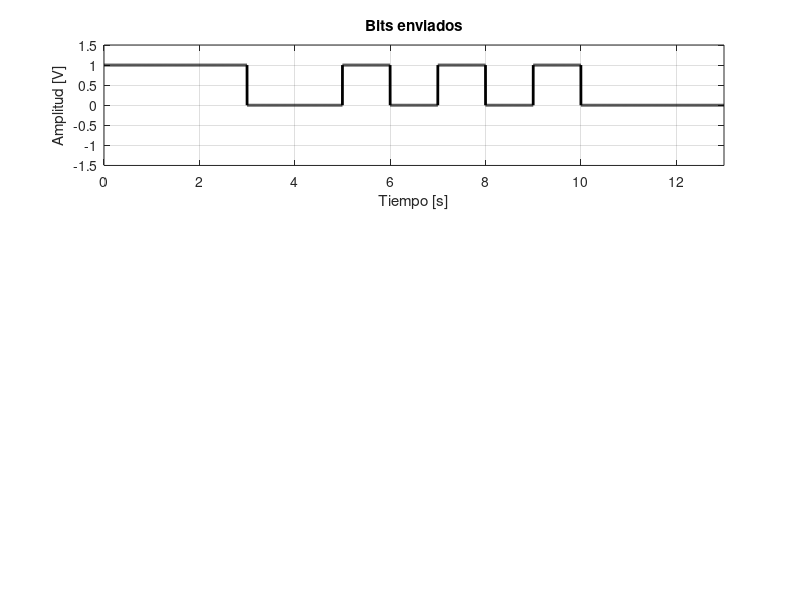

MATLAB code for this plot: (Note: this script raises an error after producing the figure.)
clear all
close all
clc;
tb = 1; %Se declara un tiempo de bit
h = [1 1 1 0 0 1 0 1 0 1 0 0 0 0];
a=length(h);
d = 0; %declaracion de desfase
d_1 = 0;
y = []; %matriz 
x = [];
f = 1/tb;
t = 0:1/100000:tb; %Tb
t2 = 0:1/100000:tb*2; %Tb
%% Grafico NRZ
n=1

while n<=length(h)-1;
    t=n-1:0.001:n;
if h(n) == 0
    if h(n+1)==0  
        y=(t>n);
    else
        y=(t==n);
    end
    subplot(3,1,1);
    d=plot(t,y,"k");grid on;
    title('DATOS DE ENTRADA');
    set(d,'LineWidth',2);
    hold on;
    axis([0 length(h)-1 -1.5 1.5]);

else
    if h(n+1)==0
        %y=(t>n-1)-2*(t==n);
        y=(t<n)-0*(t==n);
    else
        %y=(t>n-1)+(t==n-1);
        y=(t<n)+1*(t==n);
    end
    %y=(t>n-1)+(t==n-1);
    subplot(3,1,1);
    d = plot(t,y,"k");grid on;
    title('DATOS DE ENTRADA');
    set(d,'LineWidth',2);
    hold on;

end
n=n+1;
%pause; 
end
 
grid on
xlabel('Tiempo [s]');
ylabel('Amplitud [V]');
title('Bits enviados');


%% MODULACION D-BPSK
 for i=1:1:length(b)
   if b(i) == 0 
        d = d + pi; %aumentamos el desfase en pi
        y = [y cos((2*pi*f*t)+d)]; %completamos los datos de mi matriz y
         
   else
        t2 = 0:1/100000:tb; %Tb
        y = [y cos((2*pi*f*t2) + d)]; %completamos los datos de mi matriz y
   end
 end
   
 subplot(3,1,2);
 t = linspace(0,tb*length(b),1400014); %tiempo
 plot (t,y ,"LineWidth",2) %Grafica
 grid on
 
 title('Modulacion D-BMSK') %titulo
 ylabel('A. Normalizada') %eje y 
 xlabel('Tiempo [ms]') %eje x
 
 %% MODULACION QPSK
 
for j=1:2:length(b)
     
   if b(j)==0 && b(j+1) == 0
        d_1; %aumentamos el desfase en pi
        x = [x cos((2*pi*f*t2)+d_1)]; %completamos los datos de mi matriz y
         
   elseif b(j)==0 && b(j+1) == 1
           
        d_1 = d_1 + pi/2; %aumentamos el desfase en pi
        x = [x cos((2*pi*f*t2)+d_1)]; %completamos los datos de mi matriz y
        
   elseif b(j)==1 && b(j+1) == 1
       d_1 = d_1 + pi; %aumentamos el desfase en pi
        x = [x cos((2*pi*f*t2)+d_1)]; %completamos los datos de mi matriz y
       
       
   elseif b(j)==1 && b(j+1) == 0
       d_1 = d_1 + 3*pi/2; %aumentamos el desfase en pi
       x = [x cos((2*pi*f*t2)+d_1)]; %completamos los datos de mi matriz y
                    
   end
 end
 subplot(3,1,3);
 t_1 = linspace(0,tb*length(b),700007); %tiempo
 plot (t_1,x,"LineWidth",2) %Grafica
 grid on
 
 title('Modulacion D-QMSK') %titulo
 ylabel('A. Normalizada') %eje y 
 xlabel('Tiempo [ms]') %eje x
 
 





